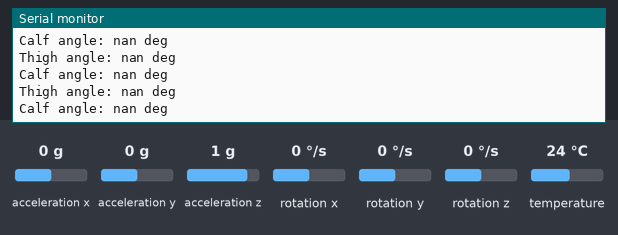
Recording of a sketch running on a simulated Arduino Uno, built with avr-gcc and run on an emulated ATmega328P. Shown: the last lines printed to the serial monitor. Inputs (shaded band) come from the test bench; at power-on: acceleration z 1 g, acceleration x 0 g, acceleration y 0 g, rotation x 0 °/s, rotation y 0 °/s, rotation z 0 °/s, temperature 24 °C.

Above: at 1.2 s.
1.3 s: acceleration z set to -0.8 g
At 1.9 s:
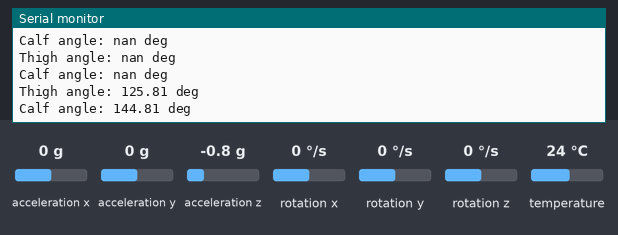
3.0 s: acceleration z set to 0 g
At 3.5 s:
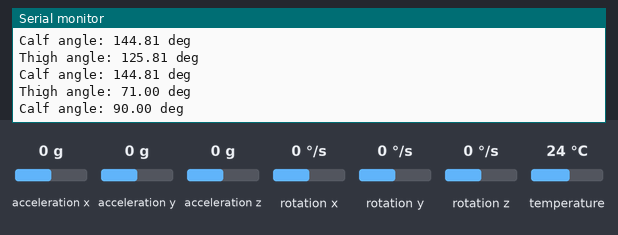

The sketch:

ShayakCode.ino
```cpp
#include <Wire.h>
#include <Adafruit_MPU6050.h>

#define MPU1_ADDR 0x68 // Address of IMU with AD0 pin connected to LOW ie GND
#define MPU2_ADDR 0x69 // Address of IMU with AD0 pin connected to HIGH ie 5V

Adafruit_MPU6050 mpu1;
Adafruit_MPU6050 mpu2;

#define y1g 9.75 // value of 1g at y axis
#define z1g 9.6  // value of 1g at z axis
#define x1g 10.0 //value of 1g at x axis


// Calculate angle of IMU
// angle = acos(g_axis / 1g_acc)
// g_axis is the measured acceleration
// 1g_acc is the value of 1g for that axis (may vary)

void angle_measure(float acc_measured, float acc_1g, double* angle) {
  float ratio;
  ratio = acc_measured / acc_1g;
  *angle = (180 / M_PI) * acos(ratio);
}

void setup() {
    Serial.begin(115200);
    while (!Serial) {
        delay(10); // wait for serial port to connect
    }

    Wire.begin();

    // Initialize the first MPU6050 sensor
    if (!mpu1.begin(MPU1_ADDR)) {
        Serial.println("Failed to find MPU6050 sensor 1");
        while (1);
    }
    Serial.println("MPU6050 sensor 1 found!");

    // Initialize the second MPU6050 sensor
    if (!mpu2.begin(MPU2_ADDR)) {
        Serial.println("Failed to find MPU6050 sensor 2");
        while (1);
    }
    Serial.println("MPU6050 sensor 2 found!");
}

void loop() {
    // Read data from the first sensor
    float mpu1_ax,mpu1_ay,mpu1_az;
    float mpu2_ax,mpu2_ay,mpu2_az;
    double AngleThigh_GlobalZ,AngleCalf_GlobalZ; // Global Z is the direction along which 1g acts (Earth gravity)
    sensors_event_t a, g, temp;
    mpu1.getEvent(&a, &g, &temp); // method getEvent for object mpu1 to get accel,gyro and temperature readings
    mpu1_ax = a.acceleration.x;
    mpu1_ay = a.acceleration.y;
    mpu1_az = a.acceleration.z;
    /*
    Serial.print("Sensor 1: ");
    Serial.print("AccelX: "); Serial.print(a.acceleration.x);
    Serial.print(", AccelY: "); Serial.print(a.acceleration.y);
    Serial.print(", AccelZ: "); Serial.print(a.acceleration.z);
    Serial.println();
    */
    // Read data from the second sensor

    mpu2.getEvent(&a, &g, &temp);
    mpu2_ax = a.acceleration.x;
    mpu2_ay = a.acceleration.y;
    mpu2_az = a.acceleration.z;
    /*
    Serial.print("Sensor 2: ");
    Serial.print("AccelX: "); Serial.print(a.acceleration.x);
    Serial.print(", AccelY: "); Serial.print(a.acceleration.y);
    Serial.print(", AccelZ: "); Serial.print(a.acceleration.z);
    Serial.println();
    */
    Serial.println("");
    angle_measure(mpu1_az,z1g,&AngleThigh_GlobalZ);
    Serial.print("Thigh angle: ");
    Serial.print(AngleThigh_GlobalZ-19);
    Serial.println(" deg");

    Serial.println("");
    angle_measure(mpu2_az,z1g,&AngleCalf_GlobalZ);
    Serial.print("Calf angle: ");
    Serial.print(AngleCalf_GlobalZ);
    Serial.println(" deg");
    delay(500); // Adjust delay as needed
}
```

Measured:
- after the input at 1.3 s, the serial monitor: prints a new line after 0.22 s (image 1)
- after the input at 3.0 s, the serial monitor: prints a new line at once (image 2)
